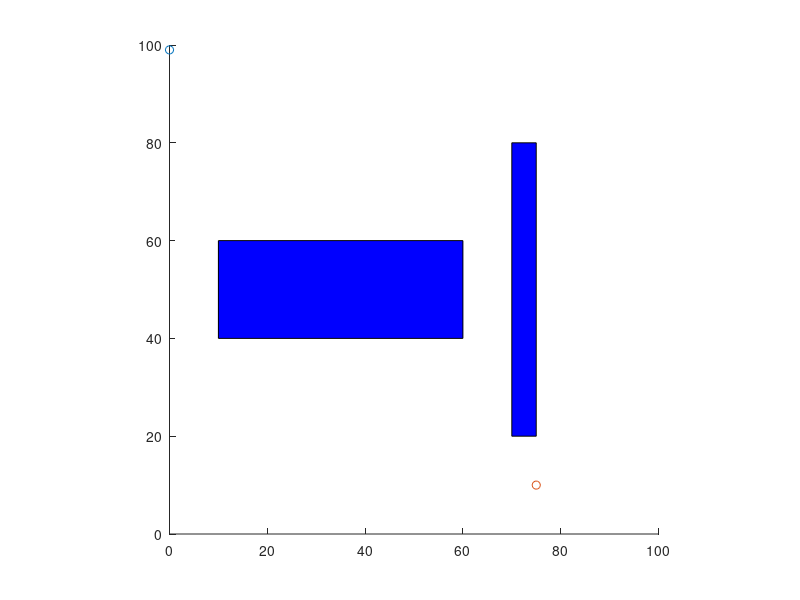

The MATLAB script that drew this image: (Note: this script raises an error after producing the figure.)
clear all
close all

M=100;
eps=0.1;
x_max = 100;
y_max = 100;
obstacle = [70,20,5,60];
obstacle2 =[10,40,50,20];
epsilon=1;
numNodes =3000;    

q_start.coord = [0 99];
scatter(q_start.coord(1),q_start.coord(2));
hold on

q_start.cost = 0;
q_start.parent = 0;
q_goal.coord = [75 10];
q_goal.son=0;
scatter(q_goal.coord(1),q_goal.coord(2));

q_goal.cost = 0;

commandes=[];

nodesi(1) = q_start;
nodesf(1)=q_goal;

figure(1)
axis equal
axis([0 x_max 0 y_max])
rectangle('Position',obstacle,'FaceColor','b')
rectangle('Position',obstacle2,'FaceColor','b')
hold on

q_new=q_start;
count=1;
while count<numNodes && dist(q_new.coord, q_goal.coord)>epsilon
    q_rand = [floor(rand(1)*x_max) floor(rand(1)*y_max)]; %2*pi*rand-pi];
   % plot(q_rand(1), q_rand(2), 'x', 'Color',  [0 0.4470 0.7410])        
    
    % On cherche le plus proche voisin de q_rand dans le graphe
    ndist = [];
    for j = 1:1:length(nodesi)
        n = nodesi(j);
        tmp = dist(n.coord, q_rand);
        ndist = [ndist tmp];
    end
    [val, idx] = min(ndist);
    q_near = nodesi(idx); 
    
    [q_new.coord ~] = Extend(q_rand, q_near.coord,val, eps);
    
    if noCollision(q_near.coord, q_new.coord, obstacle) && ...
            noCollision(q_near.coord, q_new.coord, obstacle2) 
        line([q_near.coord(1), q_new.coord(1)], [q_near.coord(2), q_new.coord(2)], 'color','k');
        hold on
        q_new.cost = dist(q_new.coord, q_near.coord) + q_near.cost;
        q_min = q_near;
        C_min = q_new.cost;
        
        % Update parent to least cost-from node
        for j = 1:1:length(nodesi)
            if nodesi(j).coord == q_min.coord
                q_new.parent = j;
            end
        end
        
        % Append to nodes
        nodesi = [nodesi q_new];
        
    end
    ndist1 = [];
    for j = 1:1:length(nodesf)
        n = nodesf(j);
        tmp = dist(n.coord, q_new.coord);
        ndist1 = [ndist1 tmp];
    end
    [val1, idx1] = min(ndist1);
    q_nearf = nodesf(idx1);
    
    D=[];
    for n1=1:length(nodesi)
            for n2=1:length(nodesf)
               tmpdist = dist(nodesi(n1).coord,nodesf(n2).coord);
               D(n1,n2)=tmpdist;
            end
    end
     %[~, idx2] = min(min(D,[],1));
     [~, idx1] = min(min(D,[],2));
     q_new1=nodesi(idx1);
        
    [q_newf.coord ~] = Extend1(q_new1.coord, q_nearf.coord, 2*val1,eps);
    if noCollision(q_nearf.coord, q_newf.coord, obstacle) &&...
            noCollision(q_nearf.coord, q_newf.coord, obstacle2)
        line([q_nearf.coord(1), q_newf.coord(1)], [q_nearf.coord(2), q_newf.coord(2)], 'color','g');
       drawnow
        hold on
        q_newf.cost = dist(q_newf.coord, q_nearf.coord) + q_nearf.cost;
        q_minf = q_nearf;
        C_minf = q_newf.cost;
        
        for j = 1:1:length(nodesf)
            if nodesf(j).coord == q_minf.coord
                q_newf.son= j;
            end
        end
        nodesf = [nodesf q_newf];
    else
        
    end
    q_goal=q_newf;
    count=count+1;
end

D=[];
for n1=1:length(nodesi)
        for n2=1:length(nodesf)
           tmpdist = dist(nodesi(n1).coord,nodesf(n2).coord);
           D(n1,n2)=tmpdist;
        end
end
 [~, idx2] = min(min(D,[],1));
 [~, idx1] = min(min(D,[],2));
 q_goal=nodesi(idx1);
 scatter(nodesf(idx2).coord(1),nodesf(idx2).coord(2),'filled')

D = [];
for j = 1:1:length(nodesi)
    tmpdist = dist(nodesi(j).coord, q_goal.coord);
    D = [D tmpdist];
end

% Search backwards from goal to start to find the optimal least cost path
[val, idx] = min(D);
q_goal.parent = idx;
q_end = q_goal;
nodesi= [nodesi q_goal];
while q_end.parent ~= 0
    start = q_end.parent;
    line([q_end.coord(1), nodesi(start).coord(1)], [q_end.coord(2), nodesi(start).coord(2)], 'Color', 'r', 'LineWidth', 2);
    hold on
    q_end = nodesi(start);
end

q_end = nodesf(idx2);
while q_end.son ~= 0
    start = q_end.son;
    line([q_end.coord(1), nodesf(start).coord(1)], [q_end.coord(2), nodesf(start).coord(2)], 'Color', 'r', 'LineWidth', 2);
    hold on
    q_end = nodesf(start);
end
